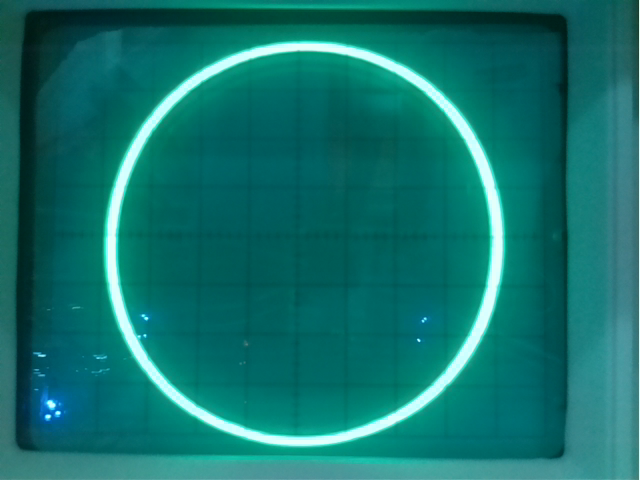
#> input picture Formal/Software/05_RaspberryPi/raspberry_pi_vision/tests/fixtures/target_shapes/circle.png, 640 x 480 px
$ python -i vision.py   (imports and definitions only)
#> lines starting #> are read from the running program, lines starting #| are printed output that depends on the picture
#> further down, picture is the input picture: shape (480, 640, 3); mean B, G, R 109.6, 114.3, 17.9
from __future__ import annotations

from dataclasses import dataclass
from math import ceil, floor, pi
from typing import Any

import cv2
import numpy as np


@dataclass(frozen=True)
class ProbeFit:
    cycles: float
    phase_radians: float
    confidence: float
    sample_count: int


@dataclass(frozen=True)
class DualProbeFit:
    grid_frequency_hz: int
    tuning_word: int
    phase_difference_cycles: float
    confidence: float
    fit_a: ProbeFit
    fit_b: ProbeFit


@dataclass(frozen=True)
class DualPhaseFit:
    phase_difference_cycles: float
    confidence: float
    fit_a: ProbeFit
    fit_b: ProbeFit


@dataclass(frozen=True)
class CoarseFrameObservation:
    point_count: int
    left_periods: tuple[float, ...]
    right_periods: tuple[float, ...]
    confidence: float


@dataclass(frozen=True)
class CoarseMeasurement:
    accepted: bool
    frequency_hz: float
    period_cv: float
    valid_frame_ratio: float
    median_point_count: int
    complete_period_count: int
    confidence: float
    reason: str


@dataclass(frozen=True)
class FineFrequencyFit:
    frequency_hz: float
    correction_hz: float
    residual_cycles: float
    confidence: float


def wrap_cycles(value: float) -> float:
    return (float(value) + 0.5) % 1.0 - 0.5


# [175 lines left out: functions circular_mean_cycles, reject_integer_multiple_periods, coarse_observation_from_points, summarize_coarse_observations, resolve_dual_interval_frequency, not called in this run]


@dataclass(frozen=True)
class TargetFit:
    estimated_phase: int
    desired_score: float
    quality: int
    span_x_div: float
    span_y_div: float
    center_error_div: float


@dataclass(frozen=True)
class ReferenceCalibration:
    top_y: float
    bottom_y: float
    left_x: float
    right_x: float
    top_band: tuple[int, int]
    bottom_band: tuple[int, int]
    confidence: float


@dataclass(frozen=True)
class WaveformPoint:
    x_px: float
    y_px: float
    x_normalized: float
    y_normalized: float
    y_volts: float
    time_normalized: float
    strength: float


@dataclass
class WaveformPointResult:
    calibration: ReferenceCalibration
    points: list[WaveformPoint]
    trace_mask: np.ndarray


class TraceExtractor:
    # [35 lines left out: functions __init__, extract, not called in this run]


class WaveformPointExtractor:
    """Extract sparse points from the Task5 pulse-ramp XY pattern.

    The two bright idle lines are useful calibration features rather than
    waveform samples. They define Y=+2 V, Y=-2 V, and the full horizontal X
    sweep. The extractor masks those bands, enhances the remaining phosphor
    trace, finds separated row-activity peaks, and returns one weighted point
    for each visible pulse-ramp sample group.
    """

    def __init__(self, config: dict[str, Any] | None = None) -> None:
        vision = (config or {}).get("vision", {})
        settings = vision.get("point_extraction", {})
        self._reference_search_fraction = float(
            settings.get("reference_search_fraction", 0.35))
        self._reference_margin_px = int(
            settings.get("reference_margin_px", 8))
        self._horizontal_crop_fraction = float(
            settings.get("horizontal_crop_fraction", 0.05))
        self._activity_fraction = float(
            settings.get("activity_fraction", 0.04))
        self._peak_floor_percentile = float(
            settings.get("peak_floor_percentile", 58.0))
        self._profile_percentile = float(
            settings.get("profile_percentile", 85.0))
        self._maximum_points = int(settings.get("maximum_points", 64))
        self._minimum_points = int(settings.get("minimum_points", 5))
        self._minimum_green_excess = float(
            settings.get("minimum_green_excess", 30.0))
        self._minimum_brightness = float(
            settings.get("minimum_brightness", 155.0))
        self._minimum_reference_green_excess = float(
            settings.get("minimum_reference_green_excess", 35.0))
        self._minimum_reference_contrast = float(
            settings.get("minimum_reference_contrast", 12.0))
        self._minimum_reference_confidence = float(
            settings.get("minimum_reference_confidence", 0.55))

    @staticmethod
    def _green_excess(frame: np.ndarray) -> np.ndarray:
        blue, green, red = cv2.split(frame.astype(np.int16))
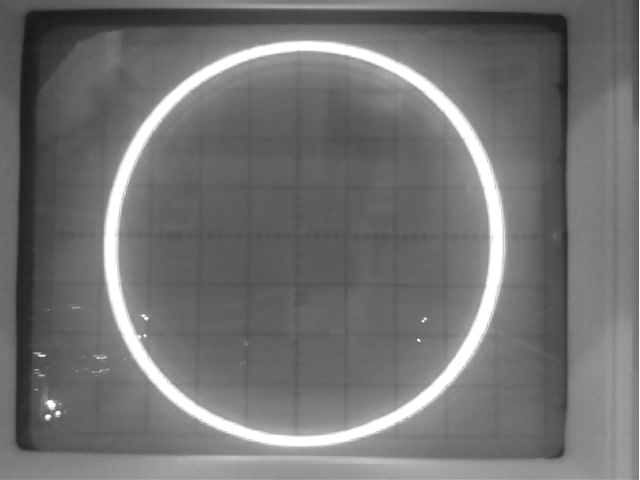
#> green: shape (480, 640) int16; min 24, max 255, mean 114.3
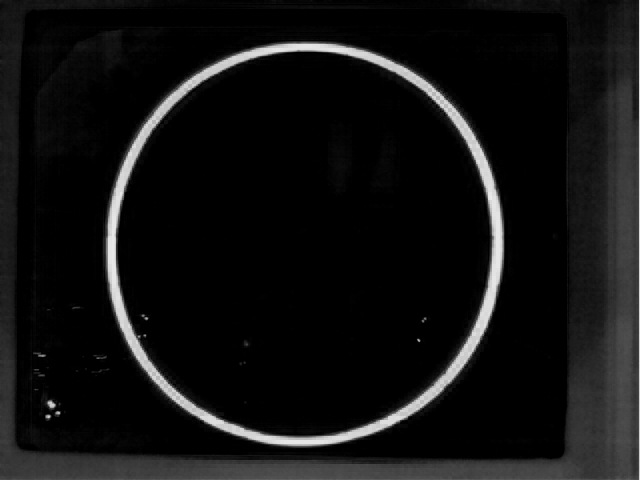
#> red: shape (480, 640) int16; min 0, max 233, mean 17.9
        return np.clip(green - np.maximum(blue, red), 0, 255).astype(np.uint8)
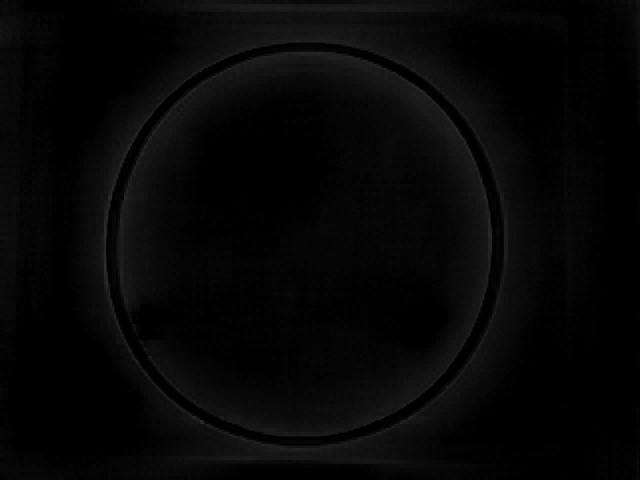
#> returned value: shape (480, 640); min 0, max 46, mean 6

    @staticmethod
    def _top_fraction_mean(values: np.ndarray, fraction: float,
                           axis: int) -> np.ndarray:
        count = max(1, int(round(values.shape[axis] * fraction)))
        partitioned = np.partition(values, -count, axis=axis)
        indices = [slice(None)] * values.ndim
        indices[axis] = slice(-count, None)
        return np.mean(partitioned[tuple(indices)], axis=axis)

    @staticmethod
    def _smooth_1d(values: np.ndarray, size: int) -> np.ndarray:
        size = max(3, int(size) | 1)
        return cv2.GaussianBlur(
            values.astype(np.float32).reshape(-1, 1), (1, size), 0
        ).reshape(-1)

    @staticmethod
    def _reference_band(activity: np.ndarray, start: int,
                        stop: int) -> tuple[int, int, float, float]:
        region = activity[start:stop]
        if region.size < 3:
            raise ValueError("reference search region is too small")
        peak = start + int(np.argmax(region))
        baseline = float(np.percentile(region, 35.0))
        peak_value = float(activity[peak])
        threshold = baseline + 0.35 * max(0.0, peak_value - baseline)
        lower = peak
        upper = peak
        while lower > start and activity[lower - 1] >= threshold:
            lower -= 1
        while upper + 1 < stop and activity[upper + 1] >= threshold:
            upper += 1
        rows = np.arange(lower, upper + 1, dtype=np.float32)
        weights = np.maximum(activity[lower:upper + 1] - baseline, 0.0)
        center = (float(np.sum(rows * weights) / np.sum(weights))
                  if float(np.sum(weights)) > 0.0 else float(peak))
        prominence = ((peak_value - baseline) /
                      max(1.0, float(np.percentile(region, 95.0))))
        return lower, upper, center, max(0.0, prominence)

    def detect_reference_lines(self, frame: np.ndarray) -> ReferenceCalibration:
        score = self._green_excess(frame).astype(np.float32)
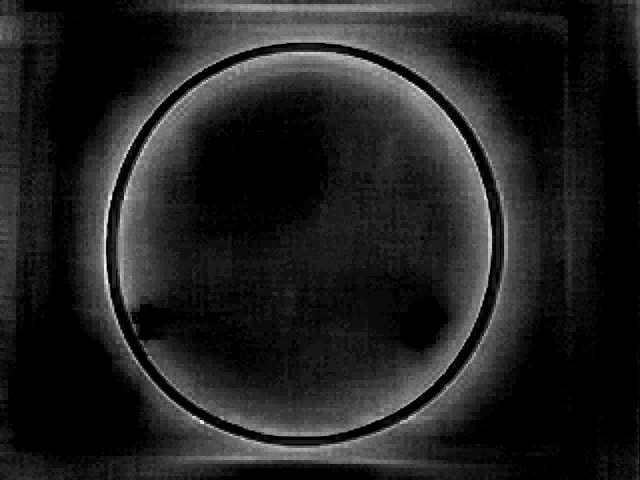
#> score: shape (480, 640) float32; min 0, max 46, mean 6; drawn with min black and max white
        height, width = score.shape
#> height = 480; width = 640
        x_margin = max(2, int(round(width * self._horizontal_crop_fraction)))
#> x_margin = 32
        row_source = score[:, x_margin:width - x_margin]
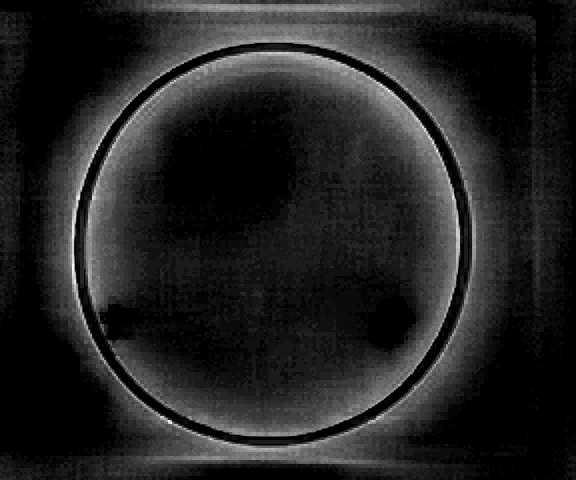
#> row_source: shape (480, 576) float32; min 0, max 46, mean 6.3; drawn with min black and max white
        row_activity = self._top_fraction_mean(row_source, 0.35, axis=1)
#> in _top_fraction_mean, `partitioned = np.partition(values, -count, axis=axis)`:
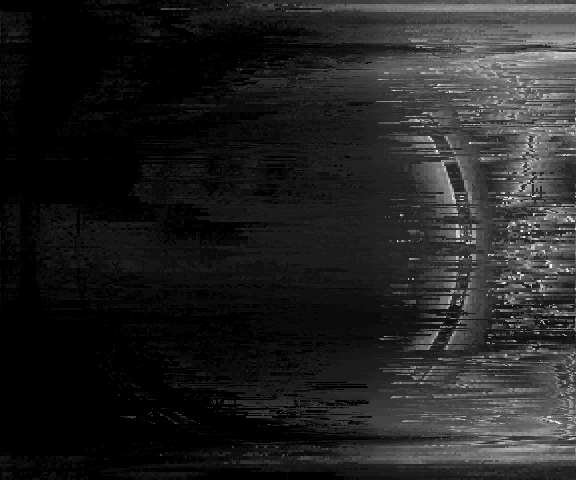
#> partitioned: shape (480, 576) float32; min 0, max 46, mean 6.3; drawn with min black and max white
#> row_activity = 480 values, max 25.09 at index 8, min 4.91 at index 476, mean 14.02
        row_activity = self._smooth_1d(row_activity, max(5, height // 58))
#> row_activity = 480 values, max 24.36 at index 7, min 4.97 at index 479, mean 14.02

        search = min(0.48, max(0.2, self._reference_search_fraction))
        top_start = max(0, int(round(height * 0.015)))
#> top_start = 7
        top_stop = max(top_start + 3, int(round(height * search)))
#> top_stop = 168
        bottom_start = min(height - 3, int(round(height * (1.0 - search))))
#> bottom_start = 312
        bottom_stop = min(height, int(round(height * 0.985)))
#> bottom_stop = 473
        top_lower, top_upper, top_y, top_prominence = self._reference_band(
            row_activity, top_start, top_stop)
#> in _reference_band, `region = activity[start:stop]`: region = 161 values, max 24.36 at index 0, min 13.26 at index 14, mean 16.88
#> in _reference_band, `peak = start + int(np.argmax(region))`: peak = 7
#> in _reference_band, `baseline = float(np.percentile(region, 35.0))`: baseline = 15.22
#> in _reference_band, `peak_value = float(activity[peak])`: peak_value = 24.36
#> in _reference_band, `threshold = baseline + 0.35 * max(0.0, peak_value - baseline)`: threshold = 18.42
#> in _reference_band, `lower = peak`: lower = 7
#> the loop in _reference_band, `while upper + 1 < stop and activity[upper + 1] >= threshold:` made 4 passes
#> after the loop in _reference_band, `while upper + 1 < stop and activity[upper + 1] >= threshold:`: upper = 11
#> in _reference_band, `weights = np.maximum(activity[lower:upper + 1] - baseline, 0.0)`: weights = [9.14, 9.09, 8.31, 6.86, 4.84]
#> in _reference_band, `center = (float(np.sum(rows * weights) / np.sum(weights)) if float(np...`: center = 8.72
#> in _reference_band, `prominence = ((peak_value - baseline) / max(1.0, float(np.percentile(r..`: prominence = 0.416
#> top_lower = 7; top_upper = 11; top_y = 8.72; top_prominence = 0.416
        bottom_lower, bottom_upper, bottom_y, bottom_prominence = (
            self._reference_band(row_activity, bottom_start, bottom_stop))
#> the loop in _reference_band (call 2), `while lower > start and activity[lower - 1] >= threshold:` made 6 passes
#> lower on passes 1 to 6: 447, 446, 445, 444, 443, 442
#> the loop in _reference_band (call 2), `while upper + 1 < stop and activity[upper + 1] >= threshold:` made 14 passes
#> bottom_lower = 442; bottom_upper = 462; bottom_y = 452; bottom_prominence = 0.472
        if bottom_y - top_y < height * 0.45:
            raise ValueError("upper and lower reference lines are too close")

        reference_rows = np.concatenate((
            np.arange(top_lower, top_upper + 1),
            np.arange(bottom_lower, bottom_upper + 1),
        ))
#> reference_rows = 26 values from 7 to 462
        reference_pixels = score[reference_rows, :]
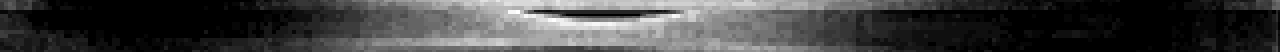
#> reference_pixels: shape (26, 640) float32 (shown 2 times larger); min 0, max 33, mean 8.3; drawn with min black and max white
        baseline = float(np.percentile(reference_pixels, 35.0))
#> baseline = 2
        bright = float(np.percentile(reference_pixels, 98.0))
#> bright = 27
        reference_level = float(np.percentile(reference_pixels, 75.0))
#> reference_level = 15
        if (reference_level < self._minimum_reference_green_excess or
                bright - baseline < self._minimum_reference_contrast):
#> (the run stopped early here; a loop or call above may not have finished)

$ run again, on Formal/Software/05_RaspberryPi/raspberry_pi_vision/tests/fixtures/target_shapes/eight.png
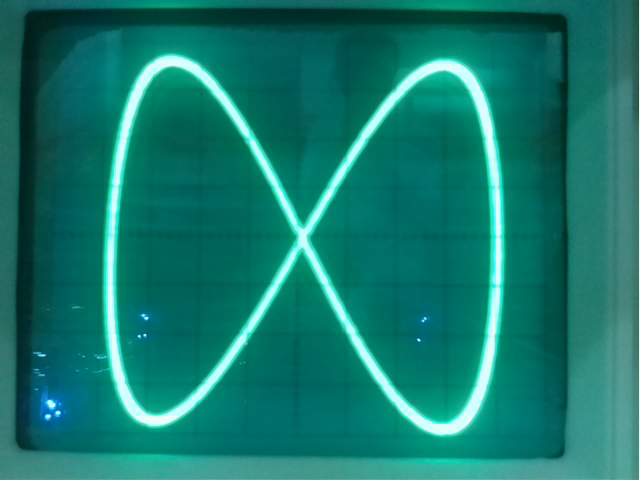
#> input picture Formal/Software/05_RaspberryPi/raspberry_pi_vision/tests/fixtures/target_shapes/eight.png, 640 x 480 px
#> picture is the input picture: shape (480, 640, 3); mean B, G, R 109.7, 120.8, 20.4
#> in _top_fraction_mean, `partitioned = np.partition(values, -count, axis=axis)`:
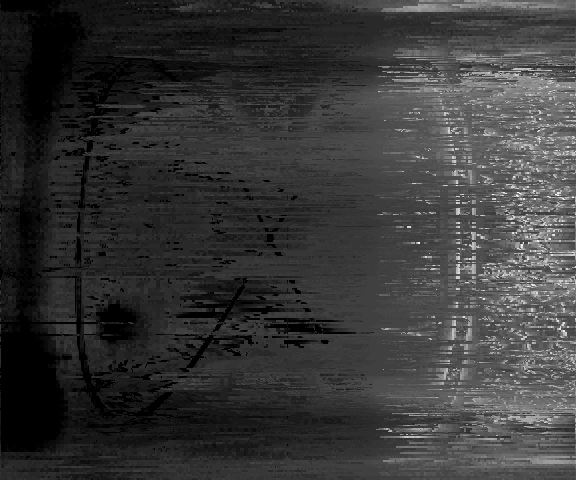
#> partitioned: shape (480, 576) float32; min 0, max 55, mean 12.1; drawn with min black and max white
#> in detect_reference_lines, `row_activity = self._top_fraction_mean(row_source, 0.35, axis=1)`: row_activity = 480 values, max 26.44 at index 87, min 11.81 at index 18, mean 20.43
#> in detect_reference_lines, `row_activity = self._smooth_1d(row_activity, max(5, height // 58))`: row_activity = 480 values, max 26.34 at index 88, min 11.84 at index 20, mean 20.43
#> region = 161 values, max 26.34 at index 81, min 11.84 at index 13, mean 20.54
#> peak = 88
#> in _reference_band, `baseline = float(np.percentile(region, 35.0))`: baseline = 20.77
#> peak_value = 26.34
#> threshold = 22.72
#> in _reference_band, `lower = peak`: lower = 88
#> the loop in _reference_band, `while lower > start and activity[lower - 1] >= threshold:` made 13 passes
#> lower on passes 1 to 8: 87, 86, 85, 84, 83, 82, 81, 80
#> after the loop in _reference_band, `while lower > start and activity[lower - 1] >= threshold:`: lower = 75
#> the loop in _reference_band, `while upper + 1 < stop and activity[upper + 1] >= threshold:` made 31 passes
#> after the loop in _reference_band, `while upper + 1 < stop and activity[upper + 1] >= threshold:`: upper = 119
#> weights = 45 values, max 5.57 at index 13, min 1.98 at index 0, mean 3.41
#> center = 94.37
#> prominence = 0.217
#> top_lower = 75; top_upper = 119; top_y = 94.37; top_prominence = 0.217
#> the loop in _reference_band (call 2), `while lower > start and activity[lower - 1] >= threshold:` made 4 passes
#> lower on passes 1 to 4: 460, 459, 458, 457
#> the loop in _reference_band (call 2), `while upper + 1 < stop and activity[upper + 1] >= threshold:` made 3 passes
#> bottom_lower = 457; bottom_upper = 464; bottom_y = 460.4; bottom_prominence = 0.129
#> in detect_reference_lines, `reference_pixels = score[reference_rows, :]`:
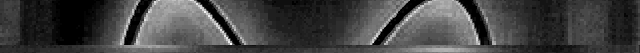
#> reference_pixels: shape (53, 640) float32; min 0, max 49, mean 12.9; drawn with min black and max white
#> in detect_reference_lines, `baseline = float(np.percentile(reference_pixels, 35.0))`: baseline = 8
#> bright = 34
#> reference_level = 19

$ run again, on Formal/Software/05_RaspberryPi/raspberry_pi_vision/tests/fixtures/target_shapes/line.png
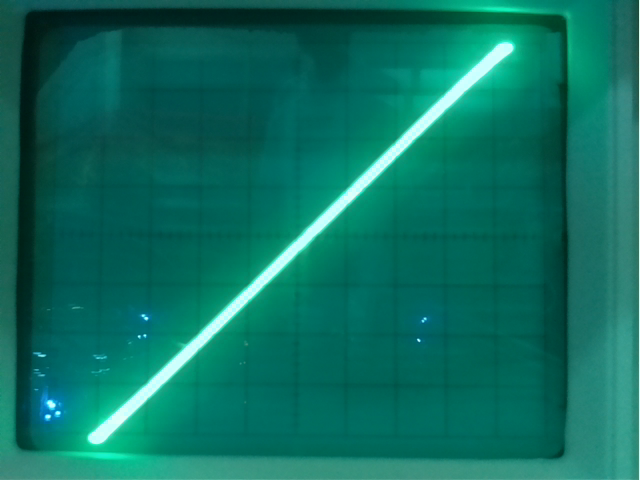
#> input picture Formal/Software/05_RaspberryPi/raspberry_pi_vision/tests/fixtures/target_shapes/line.png, 640 x 480 px
#> picture is the input picture: shape (480, 640, 3); mean B, G, R 96.8, 111, 12.4
#> in _top_fraction_mean, `partitioned = np.partition(values, -count, axis=axis)`:
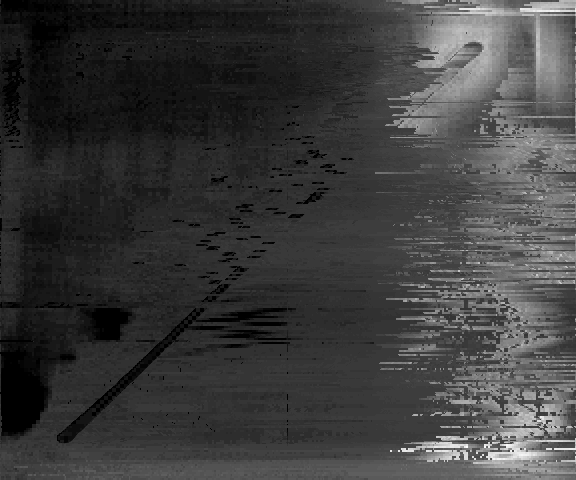
#> partitioned: shape (480, 576) float32; min 0, max 62, mean 14.7; drawn with min black and max white
#> in detect_reference_lines, `row_activity = self._top_fraction_mean(row_source, 0.35, axis=1)`: row_activity = 480 values, max 36.18 at index 10, min 20.17 at index 333, mean 24.51
#> in detect_reference_lines, `row_activity = self._smooth_1d(row_activity, max(5, height // 58))`: row_activity = 480 values, max 35 at index 10, min 20.39 at index 334, mean 24.51
#> region = 161 values, max 35 at index 3, min 22.59 at index 160, mean 26.79
#> peak = 10
#> in _reference_band, `baseline = float(np.percentile(region, 35.0))`: baseline = 24.42
#> peak_value = 35
#> threshold = 28.12
#> in _reference_band, `lower = peak`: lower = 10
#> the loop in _reference_band, `while lower > start and activity[lower - 1] >= threshold:` made 3 passes
#> lower on passes 1 to 3: 9, 8, 7
#> after the loop in _reference_band, `while lower > start and activity[lower - 1] >= threshold:`: lower = 7
#> the loop in _reference_band, `while upper + 1 < stop and activity[upper + 1] >= threshold:` made 7 passes
#> after the loop in _reference_band, `while upper + 1 < stop and activity[upper + 1] >= threshold:`: upper = 17
#> weights = [8.27, 9.41, 10.28, 10.58, 10.26, 9.44, 8.32, 7.11, 5.86, 4.75, 3.93]
#> center = 11.29
#> prominence = 0.346
#> top_lower = 7; top_upper = 17; top_y = 11.29; top_prominence = 0.346
#> the loop in _reference_band (call 2), `while lower > start and activity[lower - 1] >= threshold:` made 14 passes
#> lower on passes 1 to 8: 452, 451, 450, 449, 448, 447, 446, 445
#> the loop in _reference_band (call 2), `while upper + 1 < stop and activity[upper + 1] >= threshold:` made 19 passes
#> bottom_lower = 439; bottom_upper = 472; bottom_y = 455; bottom_prominence = 0.398
#> in detect_reference_lines, `reference_pixels = score[reference_rows, :]`:
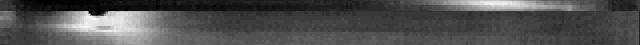
#> reference_pixels: shape (45, 640) float32; min 0, max 62, mean 19.5; drawn with min black and max white
#> in detect_reference_lines, `baseline = float(np.percentile(reference_pixels, 35.0))`: baseline = 15
#> bright = 54
#> reference_level = 22
